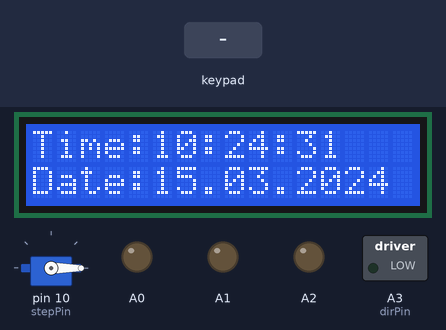
A sketch run on a simulated Arduino Uno, built with avr-gcc and run on an emulated ATmega328P. On the bench: 16×2 character LCD, servo, switched loads named in the sketch (green lamp = pin HIGH), output pins drawn as LEDs (lit = HIGH). Inputs (shaded band) come from the test bench. The local clock reads 2024-03-15 10:24:30 at power-on unless the sketch sets it; what the sketch prints to the serial monitor is not drawn.

Above: at 1.3 s.
1.4 s: key 'A' pressed
At 2.3 s:
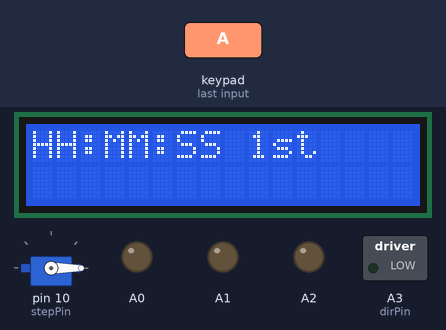
2.9 s: keypad keys 9 8 7 6 # pressed 0.4 s apart
At 5.3 s:
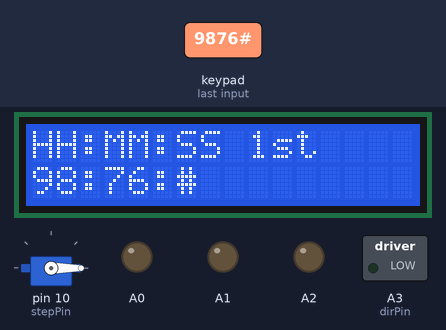
6.4 s: keypad keys 9 8 7 6 D pressed 0.4 s apart
At 9.7 s:
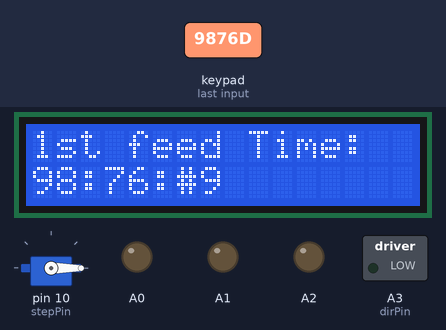
11.4 s: key 'B' pressed
At 13.5 s:
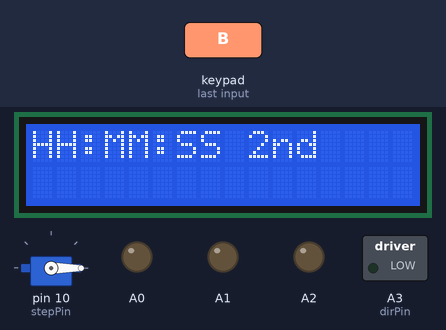
13.9 s: key 'C' pressed
At 14.9 s:
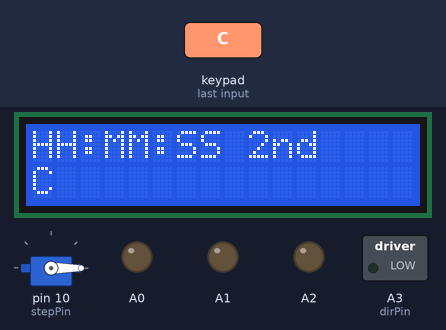
15.4 s: keypad keys 9 8 7 6 * pressed 0.4 s apart
At 17.8 s:
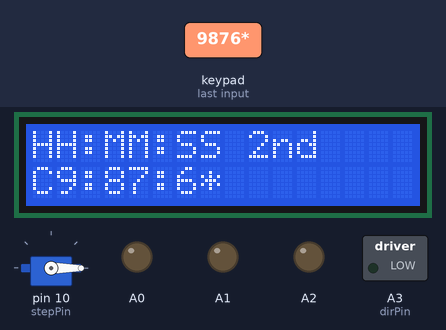
Timing chart, 0 to 19.3 s (numbered marks = the images above; inputs shaded):
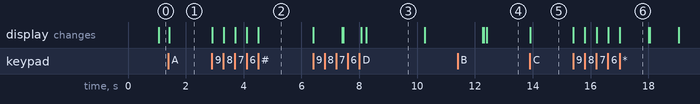

Measured:
- after the input at 1.4 s, the display: changes at once (image 1)
- after the input at 2.9 s, the display: first changes at once (image 2 shows a later state)
- after the input at 6.4 s, the display: first changes at once (image 3 shows a later state)
- after the input at 11.4 s, the display: first differs from a run without the input after 1.0 s (image 4)
- after the input at 13.9 s, the display: changes at once (image 5)
- after the input at 15.4 s, the display: first changes at once (image 6 shows a later state)
- what the display in image 3 shows lasts 2.1 s, from 8.2 s to 10.3 s

The sketch:

FEER.ino
```cpp
#include <DS3231.h>
#include <Servo.h>
#include <Keypad.h>
#include <Wire.h>
#include <LiquidCrystal_I2C.h>
LiquidCrystal_I2C lcd(0x27, 16, 2);
Servo myservo;
const byte ROWS = 4;
const byte COLS = 4;
const int stepPin = 10;
const int dirPin = A3;

char keys[ROWS][COLS] = {
  {'1', '2', '3', 'A'},
  {'4', '5', '6', 'B'},
  {'7', '8', '9', 'C'},
  {'*', '0', '#', 'D'}
};
byte rowPins[ROWS] = {9, 8, 7, 6};
byte colPins[COLS] = {5, 4, 3, 2};

Keypad keypad = Keypad( makeKeymap(keys), rowPins, colPins, ROWS, COLS );
DS3231 rtc(A4, A5);


int feed_time = 1000;       //define how fast stepper motor works
int turn_deg = 90;

String feed1;
String feed2;
char key[8];
int j = 0;
char button;

void setup() {

  rtc.begin();
  lcd.init();                      // initialize the lcd
  lcd.init();
  // Print a message to the LCD.
  lcd.backlight();
  Serial.begin(9600);
  pinMode(A0, OUTPUT);
  pinMode(A1, OUTPUT);
  pinMode(A2, OUTPUT);
  pinMode(stepPin, OUTPUT);
  pinMode(dirPin, OUTPUT);
  myservo.attach(10);  // attaches the servo on pin 9 to the servo object
  myservo.write(0);
}

void loop() {

  lcd.setCursor(0, 0);
  lcd.print("Time:");
  lcd.print(rtc.getTimeStr());
  lcd.setCursor(0, 1);
  lcd.print("Date:");               //Date to display
  lcd.print(rtc.getDateStr());
  Serial.println(rtc.getTimeStr());
  Serial.println(rtc.getDateStr());

  button = keypad.getKey();

  Serial.println( button);

  if (button == 'A') {
    lcd.clear();
    lcd.setCursor(0, 0);
    lcd.print("HH:MM:SS 1st");
    delay(500);
    j = 0;
    lcd.setCursor(j, 1);
    key[0] = keypad.waitForKey();
    lcd.print(key[0]); j++;
    lcd.setCursor(j, 1);
    key[1] = keypad.waitForKey();
    lcd.print(key[1]); j++;
    lcd.setCursor(j, 1);
    key[2] = ':';
    lcd.print(key[2]); j++;
    lcd.setCursor(j, 1);
    key[3] = keypad.waitForKey();
    lcd.print(key[3]); j++;
    lcd.setCursor(j, 1);
    key[4] = keypad.waitForKey();
    lcd.print(key[4]); j++;
    lcd.setCursor(j, 1);
    key[5] = ':';
    lcd.print(key[5]); j++;
    lcd.setCursor(j, 1);
    key[6] = keypad.waitForKey();
    lcd.print(key[6]); j++;
    lcd.setCursor(j, 1);
    key[7] = keypad.waitForKey();
    lcd.print(key[7]);
    key[8] = '\0';
    feed1 = String(key);
    delay(1000);
    lcd.clear();
  }

  if (button == 'B') {
    lcd.clear();
    lcd.setCursor(0, 0);
    lcd.print("HH:MM:SS 2nd");
    delay(500);
    j = 0;
    lcd.setCursor(j, 1);
    key[0] = keypad.waitForKey();
    lcd.print(key[0]); j++;
    lcd.setCursor(j, 1);
    key[1] = keypad.waitForKey();
    lcd.print(key[1]); j++;
    lcd.setCursor(j, 1);
    key[2] = ':';
    lcd.print(key[2]); j++;
    lcd.setCursor(j, 1);
    key[3] = keypad.waitForKey();
    lcd.print(key[3]); j++;
    lcd.setCursor(j, 1);
    key[4] = keypad.waitForKey();
    lcd.print(key[4]); j++;
    lcd.setCursor(j, 1);
    key[5] = ':';
    lcd.print(key[5]); j++;
    lcd.setCursor(j, 1);
    key[6] = keypad.waitForKey();
    lcd.print(key[6]); j++;
    lcd.setCursor(j, 1);
    key[7] = keypad.waitForKey();
    lcd.print(key[7]);
    key[8] = '\0';
    feed2 = String(key);
    delay(1000);
    lcd.clear();
  }
  if (button == 'D') {
    lcd.clear();
    lcd.setCursor(0, 0);
    lcd.print("1st feed Time: ");
    lcd.setCursor(0, 1);
    lcd.print(feed1);               //Date to display
    delay(2000);
    lcd.clear();
    lcd.setCursor(0, 0);
    lcd.print("2nd feed Time: ");
    lcd.setCursor(0, 1);
    lcd.print(feed2);
    delay(2000);
    lcd.clear();
  }
  if (button == 'C') {
    myservo.write(turn_deg);
    delay(feed_time);
    myservo.write(0);


  }
  if (feed1 == rtc.getTimeStr())
  {
    myservo.write(turn_deg);
    delay(feed_time);
    myservo.write(0);
    delay(1000);
  }
  if (feed2 == rtc.getTimeStr())
  {
    myservo.write(turn_deg);
    delay(feed_time);
    myservo.write(0);
    delay(1000);
  }
}
```
